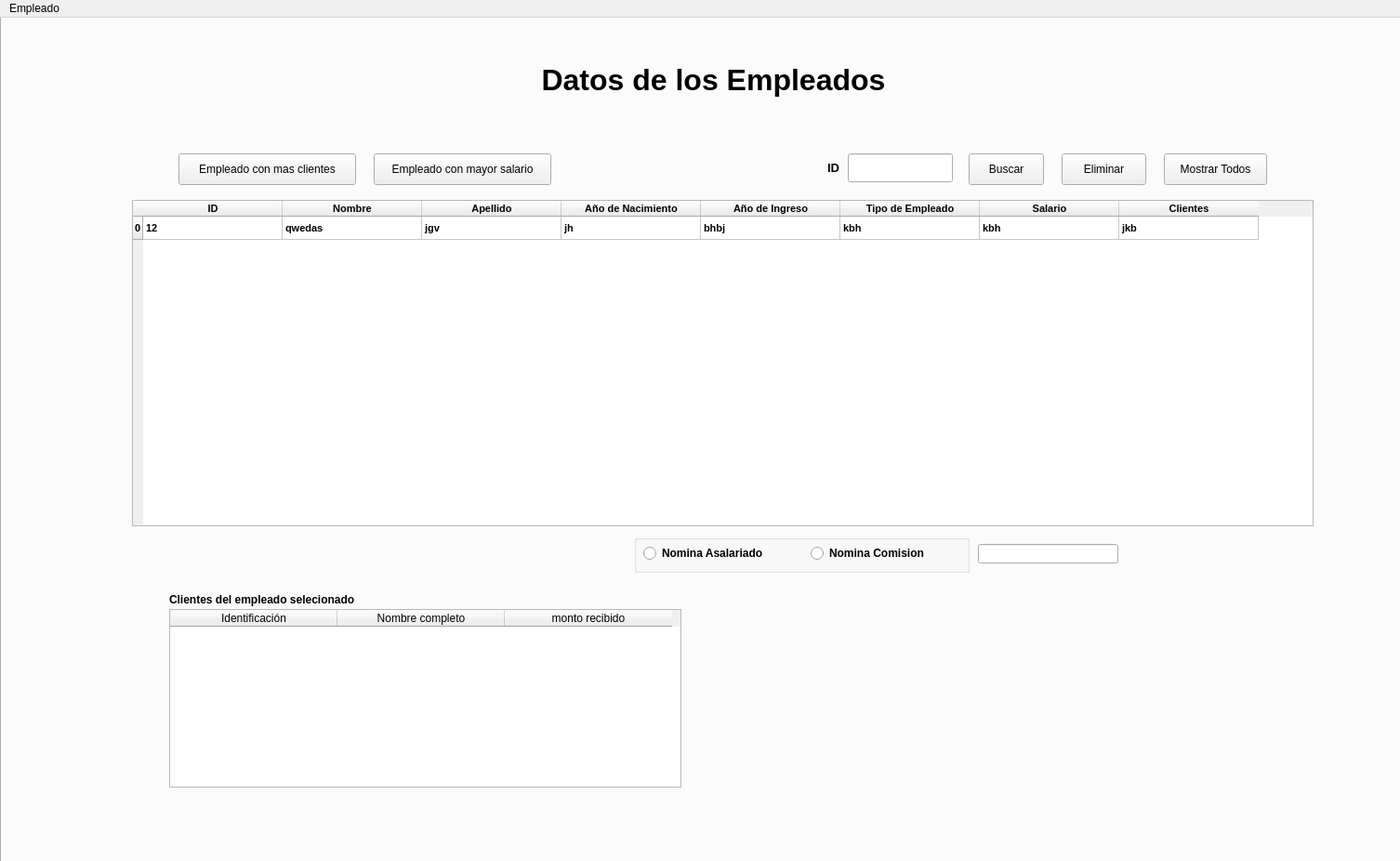
<?xml version="1.0" encoding="UTF-8"?>
<ui version="4.0">
 <class>MainWindow</class>
 <widget class="QMainWindow" name="MainWindow">
  <property name="geometry">
   <rect>
    <x>0</x>
    <y>0</y>
    <width>1506</width>
    <height>926</height>
   </rect>
  </property>
  <property name="windowTitle">
   <string>MainWindow</string>
  </property>
  <widget class="QWidget" name="centralwidget">
   <widget class="QTabWidget" name="tabWidget">
    <property name="enabled">
     <bool>true</bool>
    </property>
    <property name="geometry">
     <rect>
      <x>0</x>
      <y>-30</y>
      <width>1631</width>
      <height>971</height>
     </rect>
    </property>
    <property name="sizePolicy">
     <sizepolicy hsizetype="Maximum" vsizetype="Maximum">
      <horstretch>0</horstretch>
      <verstretch>0</verstretch>
     </sizepolicy>
    </property>
    <property name="currentIndex">
     <number>1</number>
    </property>
    <widget class="QWidget" name="tab">
     <attribute name="title">
      <string>Empleados</string>
     </attribute>
     <widget class="QLabel" name="label">
      <property name="geometry">
       <rect>
        <x>210</x>
        <y>170</y>
        <width>111</width>
        <height>21</height>
       </rect>
      </property>
      <property name="font">
       <font>
        <pointsize>11</pointsize>
        <weight>50</weight>
        <bold>false</bold>
       </font>
      </property>
      <property name="layoutDirection">
       <enum>Qt::LeftToRight</enum>
      </property>
      <property name="text">
       <string>Nombre* : </string>
      </property>
      <property name="alignment">
       <set>Qt::AlignRight|Qt::AlignTrailing|Qt::AlignVCenter</set>
      </property>
     </widget>
     <widget class="QLineEdit" name="e_nameInput">
      <property name="geometry">
       <rect>
        <x>330</x>
        <y>170</y>
        <width>113</width>
        <height>25</height>
       </rect>
      </property>
      <property name="text">
       <string/>
      </property>
     </widget>
     <widget class="QLabel" name="label_2">
      <property name="geometry">
       <rect>
        <x>190</x>
        <y>200</y>
        <width>131</width>
        <height>21</height>
       </rect>
      </property>
      <property name="font">
       <font>
        <pointsize>11</pointsize>
        <weight>50</weight>
        <bold>false</bold>
       </font>
      </property>
      <property name="frameShadow">
       <enum>QFrame::Plain</enum>
      </property>
      <property name="text">
       <string>Apellido : </string>
      </property>
      <property name="alignment">
       <set>Qt::AlignRight|Qt::AlignTrailing|Qt::AlignVCenter</set>
      </property>
     </widget>
     <widget class="QLineEdit" name="e_lastnameInput">
      <property name="geometry">
       <rect>
        <x>330</x>
        <y>200</y>
        <width>113</width>
        <height>25</height>
       </rect>
      </property>
     </widget>
     <widget class="QLabel" name="label_3">
      <property name="geometry">
       <rect>
        <x>230</x>
        <y>140</y>
        <width>91</width>
        <height>20</height>
       </rect>
      </property>
      <property name="font">
       <font>
        <pointsize>11</pointsize>
        <weight>50</weight>
        <bold>false</bold>
       </font>
      </property>
      <property name="text">
       <string>ID* : </string>
      </property>
      <property name="alignment">
       <set>Qt::AlignRight|Qt::AlignTrailing|Qt::AlignVCenter</set>
      </property>
     </widget>
     <widget class="QLineEdit" name="e_idInput">
      <property name="geometry">
       <rect>
        <x>330</x>
        <y>140</y>
        <width>113</width>
        <height>25</height>
       </rect>
      </property>
     </widget>
     <widget class="QLineEdit" name="e_birthInput">
      <property name="geometry">
       <rect>
        <x>330</x>
        <y>230</y>
        <width>113</width>
        <height>25</height>
       </rect>
      </property>
     </widget>
     <widget class="QLabel" name="label_4">
      <property name="geometry">
       <rect>
        <x>150</x>
        <y>230</y>
        <width>171</width>
        <height>20</height>
       </rect>
      </property>
      <property name="font">
       <font>
        <pointsize>11</pointsize>
        <weight>50</weight>
        <bold>false</bold>
       </font>
      </property>
      <property name="text">
       <string>Año de Nacimiento :</string>
      </property>
      <property name="alignment">
       <set>Qt::AlignRight|Qt::AlignTrailing|Qt::AlignVCenter</set>
      </property>
     </widget>
     <widget class="QLabel" name="label_5">
      <property name="geometry">
       <rect>
        <x>160</x>
        <y>260</y>
        <width>161</width>
        <height>21</height>
       </rect>
      </property>
      <property name="font">
       <font>
        <pointsize>11</pointsize>
        <weight>50</weight>
        <bold>false</bold>
       </font>
      </property>
      <property name="text">
       <string>Año de Ingreso* : </string>
      </property>
      <property name="alignment">
       <set>Qt::AlignRight|Qt::AlignTrailing|Qt::AlignVCenter</set>
      </property>
     </widget>
     <widget class="QLineEdit" name="e_entryInput">
      <property name="enabled">
       <bool>false</bool>
      </property>
      <property name="geometry">
       <rect>
        <x>330</x>
        <y>260</y>
        <width>113</width>
        <height>25</height>
       </rect>
      </property>
     </widget>
     <widget class="QPushButton" name="addEmployeeBT">
      <property name="geometry">
       <rect>
        <x>510</x>
        <y>310</y>
        <width>112</width>
        <height>34</height>
       </rect>
      </property>
      <property name="font">
       <font>
        <pointsize>12</pointsize>
        <weight>50</weight>
        <bold>false</bold>
       </font>
      </property>
      <property name="text">
       <string>Agregar</string>
      </property>
     </widget>
     <widget class="QGroupBox" name="groupBox">
      <property name="geometry">
       <rect>
        <x>480</x>
        <y>130</y>
        <width>211</width>
        <height>151</height>
       </rect>
      </property>
      <property name="font">
       <font>
        <pointsize>9</pointsize>
        <weight>75</weight>
        <bold>true</bold>
       </font>
      </property>
      <property name="styleSheet">
       <string notr="true">width: 100%;
heigth: 100%;</string>
      </property>
      <property name="title">
       <string>Tipo de Empleado</string>
      </property>
      <property name="alignment">
       <set>Qt::AlignJustify|Qt::AlignVCenter</set>
      </property>
      <widget class="QRadioButton" name="radioCommision">
       <property name="geometry">
        <rect>
         <x>30</x>
         <y>70</y>
         <width>89</width>
         <height>20</height>
        </rect>
       </property>
       <property name="font">
        <font>
         <pointsize>10</pointsize>
         <weight>50</weight>
         <bold>false</bold>
        </font>
       </property>
       <property name="text">
        <string>Comision</string>
       </property>
       <attribute name="buttonGroup">
        <string notr="true">buttonGroup</string>
       </attribute>
      </widget>
      <widget class="QRadioButton" name="radioSalaried">
       <property name="geometry">
        <rect>
         <x>30</x>
         <y>30</y>
         <width>102</width>
         <height>20</height>
        </rect>
       </property>
       <property name="font">
        <font>
         <pointsize>10</pointsize>
         <weight>50</weight>
         <bold>false</bold>
        </font>
       </property>
       <property name="text">
        <string>Asalariado</string>
       </property>
       <attribute name="buttonGroup">
        <string notr="true">buttonGroup</string>
       </attribute>
      </widget>
     </widget>
     <widget class="QLabel" name="label_7">
      <property name="geometry">
       <rect>
        <x>140</x>
        <y>70</y>
        <width>561</width>
        <height>41</height>
       </rect>
      </property>
      <property name="font">
       <font>
        <pointsize>18</pointsize>
        <weight>75</weight>
        <bold>true</bold>
       </font>
      </property>
      <property name="text">
       <string>AGREGAR EMPLEADO</string>
      </property>
      <property name="alignment">
       <set>Qt::AlignCenter</set>
      </property>
     </widget>
     <widget class="QLabel" name="label_8">
      <property name="geometry">
       <rect>
        <x>710</x>
        <y>70</y>
        <width>651</width>
        <height>41</height>
       </rect>
      </property>
      <property name="font">
       <font>
        <pointsize>18</pointsize>
        <weight>75</weight>
        <bold>true</bold>
       </font>
      </property>
      <property name="text">
       <string>AGREGAR CLIENTE</string>
      </property>
      <property name="alignment">
       <set>Qt::AlignCenter</set>
      </property>
     </widget>
     <widget class="QLabel" name="label_9">
      <property name="geometry">
       <rect>
        <x>860</x>
        <y>320</y>
        <width>111</width>
        <height>21</height>
       </rect>
      </property>
      <property name="font">
       <font>
        <pointsize>11</pointsize>
        <weight>50</weight>
        <bold>false</bold>
       </font>
      </property>
      <property name="layoutDirection">
       <enum>Qt::LeftToRight</enum>
      </property>
      <property name="text">
       <string>Nombre : </string>
      </property>
      <property name="alignment">
       <set>Qt::AlignRight|Qt::AlignTrailing|Qt::AlignVCenter</set>
      </property>
     </widget>
     <widget class="QLabel" name="label_10">
      <property name="geometry">
       <rect>
        <x>850</x>
        <y>350</y>
        <width>121</width>
        <height>21</height>
       </rect>
      </property>
      <property name="font">
       <font>
        <pointsize>11</pointsize>
        <weight>50</weight>
        <bold>false</bold>
       </font>
      </property>
      <property name="frameShadow">
       <enum>QFrame::Plain</enum>
      </property>
      <property name="text">
       <string>Monto* :</string>
      </property>
      <property name="alignment">
       <set>Qt::AlignRight|Qt::AlignTrailing|Qt::AlignVCenter</set>
      </property>
     </widget>
     <widget class="QLineEdit" name="c_idInput">
      <property name="geometry">
       <rect>
        <x>980</x>
        <y>290</y>
        <width>113</width>
        <height>25</height>
       </rect>
      </property>
     </widget>
     <widget class="QLineEdit" name="c_nameInput">
      <property name="geometry">
       <rect>
        <x>980</x>
        <y>320</y>
        <width>113</width>
        <height>25</height>
       </rect>
      </property>
      <property name="text">
       <string/>
      </property>
     </widget>
     <widget class="QLineEdit" name="c_amountInput">
      <property name="geometry">
       <rect>
        <x>980</x>
        <y>350</y>
        <width>113</width>
        <height>25</height>
       </rect>
      </property>
     </widget>
     <widget class="QLabel" name="label_11">
      <property name="geometry">
       <rect>
        <x>890</x>
        <y>290</y>
        <width>81</width>
        <height>20</height>
       </rect>
      </property>
      <property name="font">
       <font>
        <pointsize>11</pointsize>
        <weight>50</weight>
        <bold>false</bold>
       </font>
      </property>
      <property name="text">
       <string>ID* : </string>
      </property>
      <property name="alignment">
       <set>Qt::AlignRight|Qt::AlignTrailing|Qt::AlignVCenter</set>
      </property>
     </widget>
     <widget class="QComboBox" name="comboNameEmployee">
      <property name="enabled">
       <bool>true</bool>
      </property>
      <property name="geometry">
       <rect>
        <x>920</x>
        <y>160</y>
        <width>191</width>
        <height>21</height>
       </rect>
      </property>
      <property name="layoutDirection">
       <enum>Qt::LeftToRight</enum>
      </property>
      <property name="editable">
       <bool>false</bool>
      </property>
      <property name="currentText">
       <string>Nombre del Empleado</string>
      </property>
      <property name="sizeAdjustPolicy">
       <enum>QComboBox::AdjustToMinimumContentsLengthWithIcon</enum>
      </property>
      <property name="minimumContentsLength">
       <number>0</number>
      </property>
      <item>
       <property name="text">
        <string>Nombre del Empleado</string>
       </property>
      </item>
     </widget>
     <widget class="QComboBox" name="comboNumOfYear">
      <property name="enabled">
       <bool>false</bool>
      </property>
      <property name="geometry">
       <rect>
        <x>310</x>
        <y>310</y>
        <width>151</width>
        <height>31</height>
       </rect>
      </property>
      <property name="editable">
       <bool>false</bool>
      </property>
      <property name="currentText">
       <string>Años de antiguedad</string>
      </property>
      <item>
       <property name="text">
        <string>Años de antiguedad</string>
       </property>
      </item>
      <item>
       <property name="text">
        <string>Menos de 2 años</string>
       </property>
      </item>
      <item>
       <property name="text">
        <string>2 - 3 años</string>
       </property>
      </item>
      <item>
       <property name="text">
        <string>4 - 7 años</string>
       </property>
      </item>
      <item>
       <property name="text">
        <string>8 - 15 años</string>
       </property>
      </item>
      <item>
       <property name="text">
        <string>Más de 15 años</string>
       </property>
      </item>
     </widget>
     <widget class="QLabel" name="cant_client">
      <property name="geometry">
       <rect>
        <x>730</x>
        <y>200</y>
        <width>301</width>
        <height>31</height>
       </rect>
      </property>
      <property name="text">
       <string/>
      </property>
      <property name="alignment">
       <set>Qt::AlignCenter</set>
      </property>
     </widget>
     <widget class="QLabel" name="message">
      <property name="geometry">
       <rect>
        <x>0</x>
        <y>510</y>
        <width>1500</width>
        <height>20</height>
       </rect>
      </property>
      <property name="font">
       <font>
        <pointsize>10</pointsize>
        <weight>75</weight>
        <bold>true</bold>
       </font>
      </property>
      <property name="text">
       <string/>
      </property>
      <property name="alignment">
       <set>Qt::AlignCenter</set>
      </property>
     </widget>
     <widget class="Line" name="line">
      <property name="geometry">
       <rect>
        <x>780</x>
        <y>220</y>
        <width>481</width>
        <height>20</height>
       </rect>
      </property>
      <property name="orientation">
       <enum>Qt::Horizontal</enum>
      </property>
     </widget>
     <widget class="Line" name="line_2">
      <property name="geometry">
       <rect>
        <x>730</x>
        <y>50</y>
        <width>20</width>
        <height>441</height>
       </rect>
      </property>
      <property name="orientation">
       <enum>Qt::Vertical</enum>
      </property>
     </widget>
     <widget class="QPushButton" name="addClientBT">
      <property name="geometry">
       <rect>
        <x>980</x>
        <y>420</y>
        <width>111</width>
        <height>31</height>
       </rect>
      </property>
      <property name="font">
       <font>
        <pointsize>12</pointsize>
       </font>
      </property>
      <property name="text">
       <string>Agregar</string>
      </property>
     </widget>
    </widget>
    <widget class="QWidget" name="tab_2">
     <attribute name="title">
      <string>Datos</string>
     </attribute>
     <widget class="QPushButton" name="deleteBT">
      <property name="geometry">
       <rect>
        <x>1140</x>
        <y>150</y>
        <width>91</width>
        <height>34</height>
       </rect>
      </property>
      <property name="text">
       <string>Eliminar</string>
      </property>
     </widget>
     <widget class="QPushButton" name="showAllBT">
      <property name="geometry">
       <rect>
        <x>1250</x>
        <y>150</y>
        <width>111</width>
        <height>34</height>
       </rect>
      </property>
      <property name="text">
       <string>Mostrar Todos</string>
      </property>
     </widget>
     <widget class="QPushButton" name="employeeMoreSalaryBT">
      <property name="geometry">
       <rect>
        <x>400</x>
        <y>150</y>
        <width>191</width>
        <height>34</height>
       </rect>
      </property>
      <property name="text">
       <string>Empleado con mayor salario</string>
      </property>
     </widget>
     <widget class="QPushButton" name="searchBT">
      <property name="geometry">
       <rect>
        <x>1040</x>
        <y>150</y>
        <width>81</width>
        <height>34</height>
       </rect>
      </property>
      <property name="text">
       <string>Buscar</string>
      </property>
     </widget>
     <widget class="QLineEdit" name="searchInput">
      <property name="geometry">
       <rect>
        <x>910</x>
        <y>150</y>
        <width>113</width>
        <height>31</height>
       </rect>
      </property>
      <property name="clearButtonEnabled">
       <bool>false</bool>
      </property>
     </widget>
     <widget class="QPushButton" name="employeeMoreClientBT">
      <property name="geometry">
       <rect>
        <x>190</x>
        <y>150</y>
        <width>191</width>
        <height>34</height>
       </rect>
      </property>
      <property name="text">
       <string>Empleado con mas clientes</string>
      </property>
     </widget>
     <widget class="QTableWidget" name="EmployeeTable">
      <property name="geometry">
       <rect>
        <x>140</x>
        <y>200</y>
        <width>1271</width>
        <height>351</height>
       </rect>
      </property>
      <property name="font">
       <font>
        <pointsize>8</pointsize>
        <weight>75</weight>
        <bold>true</bold>
       </font>
      </property>
      <property name="sortingEnabled">
       <bool>true</bool>
      </property>
      <attribute name="horizontalHeaderVisible">
       <bool>true</bool>
      </attribute>
      <attribute name="horizontalHeaderDefaultSectionSize">
       <number>150</number>
      </attribute>
      <attribute name="verticalHeaderDefaultSectionSize">
       <number>25</number>
      </attribute>
      <row>
       <property name="text">
        <string>0</string>
       </property>
      </row>
      <column>
       <property name="text">
        <string>ID</string>
       </property>
      </column>
      <column>
       <property name="text">
        <string>Nombre</string>
       </property>
      </column>
      <column>
       <property name="text">
        <string>Apellido</string>
       </property>
      </column>
      <column>
       <property name="text">
        <string>Año de Nacimiento</string>
       </property>
      </column>
      <column>
       <property name="text">
        <string>Año de Ingreso</string>
       </property>
      </column>
      <column>
       <property name="text">
        <string>Tipo de Empleado</string>
       </property>
      </column>
      <column>
       <property name="text">
        <string>Salario</string>
       </property>
      </column>
      <column>
       <property name="text">
        <string>Clientes</string>
       </property>
      </column>
      <item row="0" column="0">
       <property name="text">
        <string>12</string>
       </property>
      </item>
      <item row="0" column="1">
       <property name="text">
        <string>qwedas</string>
       </property>
      </item>
      <item row="0" column="2">
       <property name="text">
        <string>jgv</string>
       </property>
      </item>
      <item row="0" column="3">
       <property name="text">
        <string>jh</string>
       </property>
      </item>
      <item row="0" column="4">
       <property name="text">
        <string>bhbj</string>
       </property>
      </item>
      <item row="0" column="5">
       <property name="text">
        <string>kbh</string>
       </property>
      </item>
      <item row="0" column="6">
       <property name="text">
        <string>kbh</string>
       </property>
      </item>
      <item row="0" column="7">
       <property name="text">
        <string>jkb</string>
       </property>
      </item>
     </widget>
     <widget class="QLabel" name="label_6">
      <property name="geometry">
       <rect>
        <x>870</x>
        <y>150</y>
        <width>31</width>
        <height>31</height>
       </rect>
      </property>
      <property name="font">
       <font>
        <pointsize>10</pointsize>
        <weight>75</weight>
        <bold>true</bold>
       </font>
      </property>
      <property name="layoutDirection">
       <enum>Qt::LeftToRight</enum>
      </property>
      <property name="text">
       <string>ID</string>
      </property>
      <property name="alignment">
       <set>Qt::AlignRight|Qt::AlignTrailing|Qt::AlignVCenter</set>
      </property>
     </widget>
     <widget class="QLabel" name="label_12">
      <property name="geometry">
       <rect>
        <x>160</x>
        <y>50</y>
        <width>1211</width>
        <height>41</height>
       </rect>
      </property>
      <property name="font">
       <font>
        <pointsize>24</pointsize>
        <weight>75</weight>
        <bold>true</bold>
       </font>
      </property>
      <property name="text">
       <string>Datos de los Empleados</string>
      </property>
      <property name="alignment">
       <set>Qt::AlignCenter</set>
      </property>
     </widget>
     <widget class="QLineEdit" name="totalPayrollInput">
      <property name="geometry">
       <rect>
        <x>1050</x>
        <y>570</y>
        <width>151</width>
        <height>21</height>
       </rect>
      </property>
     </widget>
     <widget class="QGroupBox" name="groupBox_2">
      <property name="geometry">
       <rect>
        <x>680</x>
        <y>560</y>
        <width>361</width>
        <height>41</height>
       </rect>
      </property>
      <property name="title">
       <string/>
      </property>
      <widget class="QRadioButton" name="radioPayrollSalaried">
       <property name="geometry">
        <rect>
         <x>10</x>
         <y>10</y>
         <width>171</width>
         <height>20</height>
        </rect>
       </property>
       <property name="font">
        <font>
         <pointsize>9</pointsize>
         <weight>75</weight>
         <bold>true</bold>
        </font>
       </property>
       <property name="text">
        <string>Nomina Asalariado</string>
       </property>
      </widget>
      <widget class="QRadioButton" name="radioPayrollComission">
       <property name="geometry">
        <rect>
         <x>190</x>
         <y>10</y>
         <width>161</width>
         <height>20</height>
        </rect>
       </property>
       <property name="font">
        <font>
         <pointsize>9</pointsize>
         <weight>75</weight>
         <bold>true</bold>
        </font>
       </property>
       <property name="text">
        <string>Nomina Comision</string>
       </property>
      </widget>
     </widget>
     <widget class="QTableWidget" name="clientTable">
      <property name="enabled">
       <bool>true</bool>
      </property>
      <property name="geometry">
       <rect>
        <x>180</x>
        <y>640</y>
        <width>551</width>
        <height>192</height>
       </rect>
      </property>
      <property name="showGrid">
       <bool>true</bool>
      </property>
      <attribute name="horizontalHeaderDefaultSectionSize">
       <number>180</number>
      </attribute>
      <attribute name="horizontalHeaderMinimumSectionSize">
       <number>44</number>
      </attribute>
      <column>
       <property name="text">
        <string>Identificación</string>
       </property>
      </column>
      <column>
       <property name="text">
        <string>Nombre completo</string>
       </property>
      </column>
      <column>
       <property name="text">
        <string>monto recibido</string>
       </property>
      </column>
     </widget>
     <widget class="QLabel" name="label_13">
      <property name="geometry">
       <rect>
        <x>180</x>
        <y>620</y>
        <width>381</width>
        <height>20</height>
       </rect>
      </property>
      <property name="font">
       <font>
        <pointsize>9</pointsize>
        <weight>75</weight>
        <bold>true</bold>
       </font>
      </property>
      <property name="text">
       <string>Clientes del empleado selecionado</string>
      </property>
     </widget>
    </widget>
   </widget>
  </widget>
  <widget class="QMenuBar" name="menubar">
   <property name="geometry">
    <rect>
     <x>0</x>
     <y>0</y>
     <width>1506</width>
     <height>26</height>
    </rect>
   </property>
   <widget class="QMenu" name="menuEmpleado">
    <property name="title">
     <string>Empleado</string>
    </property>
    <addaction name="actionEmployeeView"/>
    <addaction name="actionInfoView"/>
    <addaction name="separator"/>
   </widget>
   <addaction name="menuEmpleado"/>
  </widget>
  <action name="actionAgregar">
   <property name="text">
    <string>Agregar</string>
   </property>
  </action>
  <action name="actionConsultar">
   <property name="text">
    <string>Consultar</string>
   </property>
  </action>
  <action name="actionEliminar">
   <property name="text">
    <string>Eliminar</string>
   </property>
  </action>
  <action name="actionEmployeeView">
   <property name="text">
    <string>Agregar</string>
   </property>
  </action>
  <action name="actionInfoView">
   <property name="text">
    <string>Listado de empleados</string>
   </property>
  </action>
 </widget>
 <resources/>
 <connections/>
 <buttongroups>
  <buttongroup name="buttonGroup"/>
 </buttongroups>
</ui>
